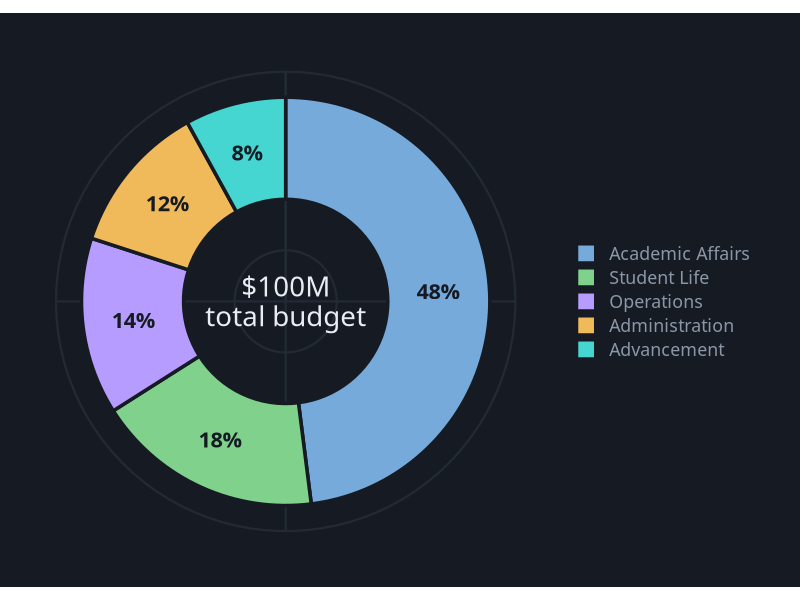
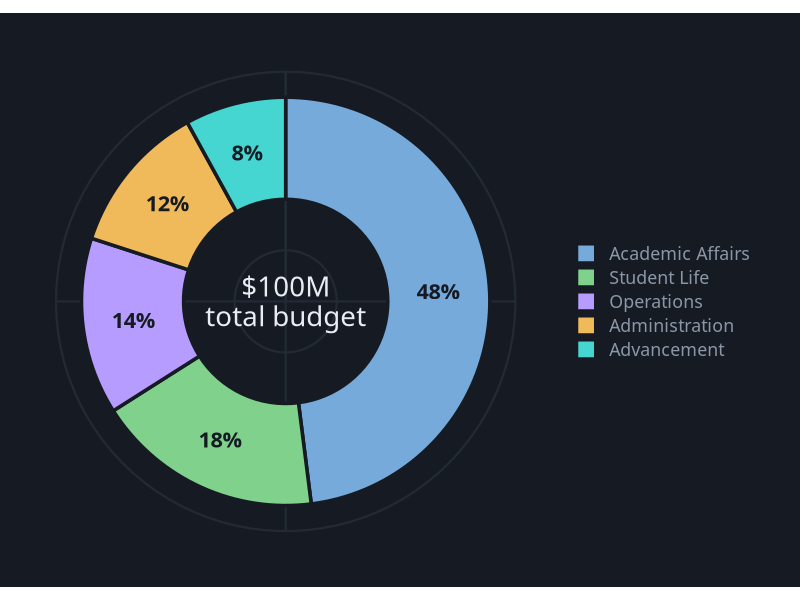

Write R code to recreate these figures, in order.
# Donut Chart
# Question: What share of the budget went to each division?
# Put this script and donut.csv in the same folder, then in RStudio choose
# Session > Set Working Directory > To Source File Location.

library(tidyverse)

# ---- Gallery look: dark background, soft gray text ----
font <- "IBM Plex Sans"   # use "sans" if IBM Plex Sans is not installed
ink  <- "#8B97A7"

theme_gallery <- function() {
  theme_minimal(base_size = 16, base_family = font) +
    theme(
      plot.background  = element_rect(fill = "#161B23", color = NA),
      panel.grid.major = element_line(color = "#222A34"),
      panel.grid.minor = element_blank(),
      text             = element_text(color = ink),
      axis.text        = element_text(color = ink),
      legend.position  = "top",
      legend.title     = element_blank(),
      plot.margin      = margin(24, 28, 18, 18)
    )
}

pal <- c("#75AADB", "#7FD18C", "#B79CFF", "#F0B95A", "#46D6D1")

df <- read_csv("donut.csv", show_col_types = FALSE) |>
  arrange(desc(budget_millions)) |>
  mutate(division = fct_inorder(division),
         share = budget_millions / sum(budget_millions))

total <- paste0("$", sum(df$budget_millions), "M\ntotal budget")

# The ring sits at x = 2; xlim() leaves an empty hole in the middle
p <- ggplot(df, aes(x = 2, y = budget_millions, fill = division)) +
  geom_col(width = 1, color = "#161B23", linewidth = 1.2,
           position = position_stack(reverse = TRUE)) +
  geom_text(aes(label = scales::percent(share, accuracy = 1)),
            position = position_stack(vjust = 0.5, reverse = TRUE),
            color = "#161B23", family = font, fontface = "bold", size = 5.5) +
  annotate("text", x = 0.5, y = 0, label = total,
           color = "#E8EDF4", family = font, size = 7, lineheight = 0.9) +
  coord_polar(theta = "y") +
  xlim(0.5, 2.5) +
  scale_fill_manual(values = pal) +
  theme_gallery() +
  theme(axis.text = element_blank(), axis.title = element_blank(),
        panel.grid = element_blank(), legend.position = "right")

ggsave("donut.png", p, width = 9, height = 6, dpi = 200)
p
